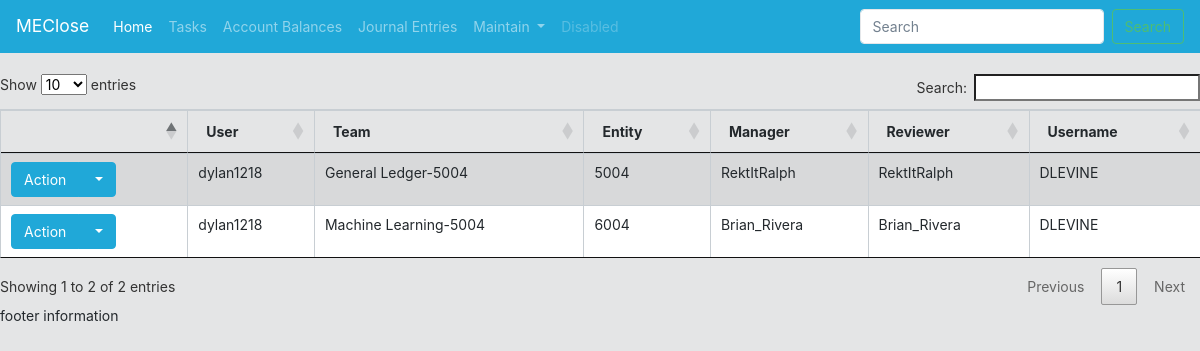
/ClosePortal/users/, run on the app's committed database.
### CloseApplication/models.py (models this page shows, shortened)
class userReviewerMapping(models.Model):
    user = models.ForeignKey(User, on_delete=models.PROTECT, related_name="user_user")
    userTeam = models.ForeignKey(userDefinedTeam, on_delete=models.PROTECT, related_name="user_team") #consider setting delete to cascade or default, and giving a default value
    userManager = models.ForeignKey(User, on_delete=models.PROTECT, related_name="user_Manager")
    userReviewer = models.ForeignKey(User, on_delete=models.PROTECT, related_name="user_Reviewer") #the assigned reviewer can be different than the direct manager (i.e. Accountant -> Senior Accountant -> Manager, where senior reviews)
    systemIdentifier = models.CharField(max_length=200)
    entity = models.ForeignKey(userDefinedEntity, on_delete=models.PROTECT, related_name="entity_userReviewerMapping", default=1)
    class Meta:
        constraints = [
            models.UniqueConstraint(fields=['user', 'entity'], name='unique_EntityUser')
        ]

class userDefinedTeam(models.Model):
    team = models.CharField(max_length=200)
    teamOwner = models.ForeignKey(User, on_delete=models.PROTECT, related_name="user_teamOwner")
    entity = models.ForeignKey(userDefinedEntity, on_delete=models.PROTECT, related_name="entity_userDefinedTeam", default=1)
    class Meta:
        constraints = [
            models.UniqueConstraint(fields=['team', 'entity'], name='unique_EntityTeam')
        ]
    def __str__(self):
        return str(self.team) + "-" + str(self.entity)

class userDefinedEntity(models.Model):
    entity = models.CharField(max_length=200, default="Select Entity")
    def __str__(self):
        return self.entity

### CloseApplication/views.py (the view)
# urls.py: path('users/', views.UserList_List.as_view(), name='userlist'),
class UserList_List(ListView):
    template_name = 'CloseApplication/userlist/userlist_list.html'
    model = userReviewerMapping

### CloseApplication/templates/CloseApplication/userlist/userlist_list.html (shortened to what this page needs)
{% extends "CloseApplication/base.html" %}
{% block content %}
<table class="table table-striped table-bordered table-hover" id="EntryApproval_ChecklistTable">
    <thead>
        <tr>
            <th></th>
            <th>User</th>
            <th>Team</th>
            <th>Entity</th>
            <th>Manager</th>
            <th>Reviewer</th>
            <th>Username</th>
        </tr>
    </thead>
    {% for tableValue in object_list %}
    <tr>
        <td>
            <div class="btn-group">
                <button type="button" class="btn btn-primary">Action</button>
                <button type="button" class="btn btn-primary dropdown-toggle" data-toggle="dropdown">
                </button>
            </div>
        </td>
        <td>{{ tableValue.user }}</td>
        <td>{{ tableValue.userTeam }}</td>
        <td>{{ tableValue.entity }}</td>
        <td>{{ tableValue.userManager }}</td>
        <td>{{ tableValue.userReviewer }}</td>
        <td>{{ tableValue.systemIdentifier }}</td>
    </tr>
    {% endfor %}
</table>
{% endblock %}

### data on the page
userReviewerMapping: user "dylan1218", userTeam "General Ledger-5004", entity "5004", userManager "RektItRalph", userReviewer "RektItRalph", systemIdentifier "DLEVINE"
userReviewerMapping: user "dylan1218", userTeam "Machine Learning-5004", entity "6004", userManager "Brian_Rivera", userReviewer "Brian_Rivera", systemIdentifier "DLEVINE"
